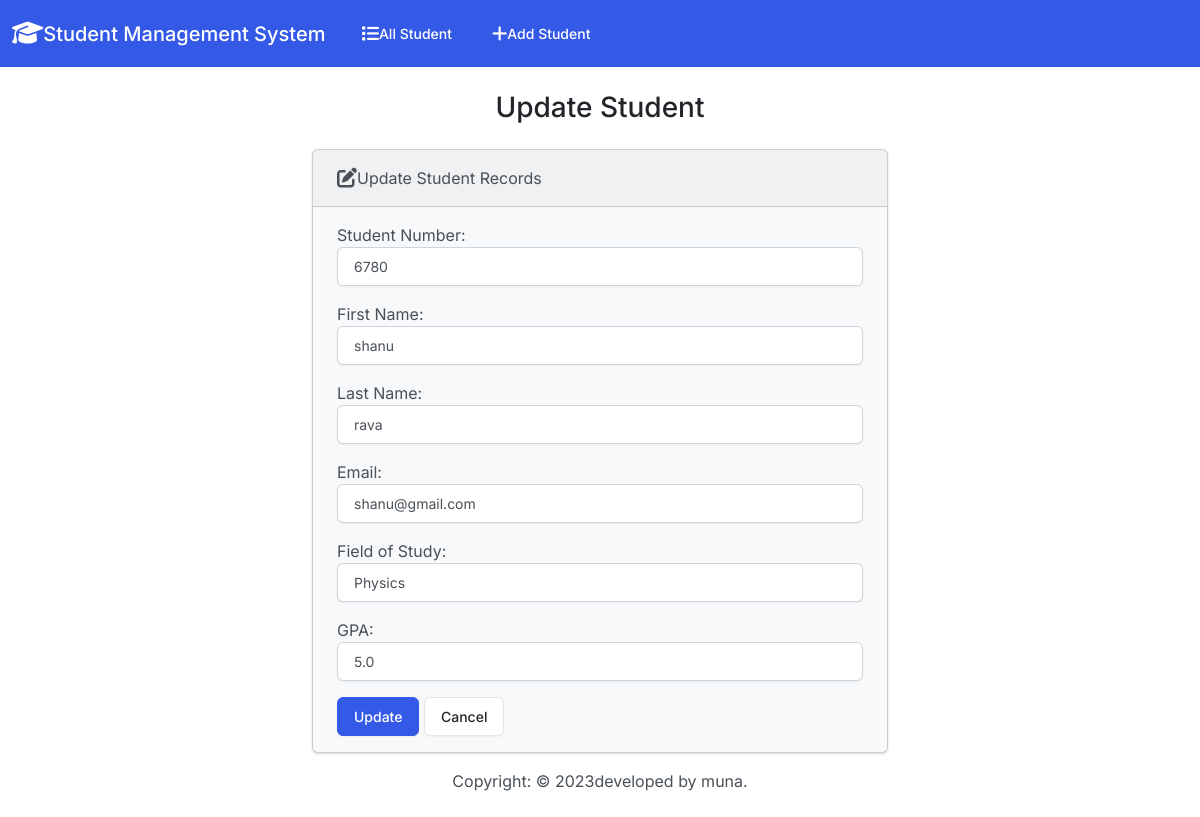
Screenshot of /students/8/change with the database file from the repository.
### student/models.py (models this page shows, shortened)
class Student(models.Model):
    student_number=models.PositiveIntegerField()
    first_name=models.CharField(max_length=50)
    last_name=models.CharField(max_length=50)
    email=models.EmailField(max_length=100)
    feild_of_study=models.CharField(max_length=50)
    gpa=models.FloatField()

### student/views.py (the view, shortened to what this page needs)
# urls.py: path('students/<int:pk>/change',views.StudentEditView.as_view(),name="student-edit"),
class StudentEditView(UpdateView):
        model=Student
        form_class=StudentChangeForm
        template_name="student-edit.html"
        success_url=reverse_lazy("student-edit")

### student/forms.py
class StudentChangeForm(forms.ModelForm):
    class Meta:
        model=Student
        fields="__all__"
        labels={
            'student_number':'Student Number',
            'first_name': "First Name",
            'last_name':'Last Name',
            'email':'Email',
            'feild_of_study':'Field of Study',
            'gpa':'GPA',
        }
        widgets={
            'student_number':forms.NumberInput(attrs={'class':'form-control'}),
            'first_name':forms.TextInput(attrs={'class':'form-control'}),
            'last_name':forms.TextInput(attrs={'class':'form-control'}),
            'email':forms.EmailInput(attrs={'class':'form-control'}),
            'feild_of_study':forms.TextInput(attrs={'class':'form-control'}),
            'gpa':forms.NumberInput(attrs={'class':'form-control'}),
        }

### student/templates/student-edit.html (shortened to what this page needs)
{%extends 'base.html'%}
{%block body_block%}
<h3 class="text-center m-4">Update Student</h3>
<div class="row justify-content-center">
    <div class="col-6">
        <div class="card bg-light mb-3" >
            <div class="card-header">
                <i class="fa-solid fa-pen-to-square fa-lg"></i>Update Student Records
            </div>
            <div class="card-body">
              <form action="" method="post">
                {{form.as_p}}
                <button type="submit" class="btn btn-primary" href="{%url 'student-edit' student.id%}">Update</button>
                <a href="{%url 'index'%}" class="btn btn-secondary">Cancel</a>
              </form>
            </div>
          </div>
    </div>
</div>
{%endblock%}

### rows the page displays
Student: student_number "6780", first_name "shanu", last_name "rava", email "shanu@gmail.com", feild_of_study "Physics", gpa "5.0"
